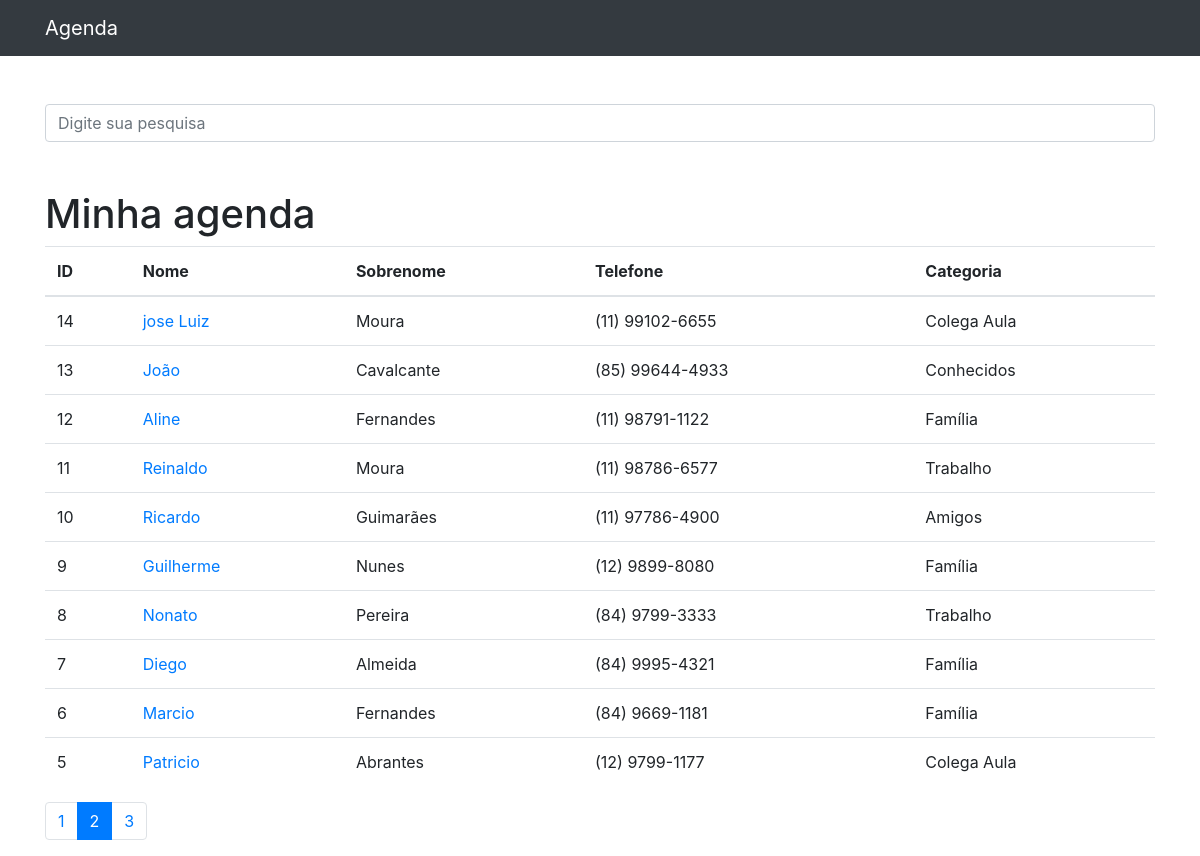
Screenshot of /?p=2&termo= with the database file from the repository.
### contatos/models.py (models this page shows, shortened)
class Contato(models.Model):
    nome = models.CharField(max_length=255)
    sobrenome = models.CharField(max_length=255, blank=True)
    telefone = models.CharField(max_length=255)
    email = models.CharField(max_length=255, blank=True)
    data_criacao = models.DateTimeField(default=timezone.now)
    descricao = models.TextField(blank=True)
    categoria = models.ForeignKey(Categoria, on_delete=models.DO_NOTHING)
    mostrar = models.BooleanField(default=True)
    foto = models.ImageField(blank=True, upload_to='fotos/%Y/%m/')

class Categoria(models.Model):
    nome = models.CharField(max_length=150)
    def __str__(self):
        return self.nome

### contatos/views.py (the view)
# urls.py: path('', views.index, name='index'),
def index(request):
    contatos = Contato.objects.order_by('-id').filter(mostrar=True)
    paginator = Paginator(contatos, 10)
    page = request.GET.get('p')
    contatos = paginator.get_page(page)
    return render(request, 'contatos/index.html', {
        'contatos': contatos
    })

### contatos/templates/contatos/index.html
{% extends 'base.html' %}
{% block conteudo %}
<h1 class="mt-5">Minha agenda</h1>
<table class="table">
    <thead>
    <tr>
        <th>ID</th>
        <th>Nome</th>
        <th>Sobrenome</th>
        <th>Telefone</th>
        <th>Categoria</th>
    </tr>
    </thead>
    <tbody>
    {% for contato in contatos %}
    <tr>
        <td>{{ contato.id }}</td>
        <td>
            <a href="{% url 'detalhes_contato' contato.id %}">{{ contato.nome }}</a>
        </td>
        <td>{{ contato.sobrenome }}</td>
        <td>{{ contato.telefone }}</td>
        <td>{{ contato.categoria }}</td>
    </tr>
    {% endfor %}
    </tbody>
</table>
<nav aria-label="Page navigation example">
    <ul class="pagination">
        {% for pagina in contatos.paginator.page_range %}
            {% if contatos.number == pagina %}
            <li class="page-item active">
                <a class="page-link" href="?p={{ pagina }}&termo={{ request.GET.termo }}">{{ pagina }}</a>
            </li>
            {% else %}
            <li class="page-item">
                <a class="page-link" href="?p={{ pagina }}&termo={{ request.GET.termo }}">{{ pagina }}</a>
            </li>
            {% endif %}
        {% endfor %}
    </ul>
</nav>
{% endblock %}

### rows the page displays
Contato: id "14", nome "jose Luiz", sobrenome "Moura", telefone "(11) 99102-6655", categoria "Colega Aula"
Contato: id "13", nome "João", sobrenome "Cavalcante", telefone "(85) 99644-4933", categoria "Conhecidos"
Contato: id "12", nome "Aline", sobrenome "Fernandes", telefone "(11) 98791-1122", categoria "Família"
Contato: id "11", nome "Reinaldo", sobrenome "Moura", telefone "(11) 98786-6577", categoria "Trabalho"
Contato: id "10", nome "Ricardo", sobrenome "Guimarães", telefone "(11) 97786-4900", categoria "Amigos"
Contato: id "9", nome "Guilherme", sobrenome "Nunes", telefone "(12) 9899-8080", categoria "Família"
Contato: id "8", nome "Nonato", sobrenome "Pereira", telefone "(84) 9799-3333", categoria "Trabalho"
Contato: id "7", nome "Diego", sobrenome "Almeida", telefone "(84) 9995-4321", categoria "Família"
Contato: id "6", nome "Marcio", sobrenome "Fernandes", telefone "(84) 9669-1181", categoria "Família"
Contato: id "5", nome "Patricio", sobrenome "Abrantes", telefone "(12) 9799-1177", categoria "Colega Aula"

### other values shown
{{ pagina }} "1" "3"
{{ pagina }} "2"
